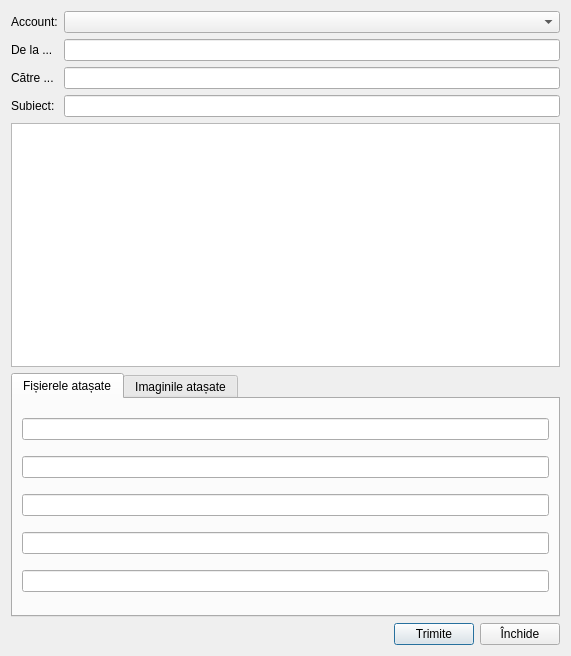
<?xml version="1.0" encoding="UTF-8"?>
<ui version="4.0">
 <class>AgentSendEmail</class>
 <widget class="QDialog" name="AgentSendEmail">
  <property name="geometry">
   <rect>
    <x>0</x>
    <y>0</y>
    <width>571</width>
    <height>656</height>
   </rect>
  </property>
  <property name="windowTitle">
   <string>Dialog</string>
  </property>
  <property name="windowIcon">
   <iconset resource="../../resources/resource.qrc">
    <normaloff>:/img/toolBar/email.png</normaloff>:/img/toolBar/email.png</iconset>
  </property>
  <layout class="QGridLayout" name="gridLayout">
   <item row="2" column="1">
    <widget class="QLineEdit" name="txt_to"/>
   </item>
   <item row="1" column="0">
    <widget class="QLabel" name="label">
     <property name="text">
      <string>De la ...</string>
     </property>
    </widget>
   </item>
   <item row="3" column="0">
    <widget class="QLabel" name="label_3">
     <property name="text">
      <string>Subiect:</string>
     </property>
    </widget>
   </item>
   <item row="5" column="0" colspan="2">
    <widget class="QTabWidget" name="tabWidget">
     <property name="currentIndex">
      <number>0</number>
     </property>
     <widget class="QWidget" name="tabFilesAttached">
      <attribute name="icon">
       <iconset resource="../../resources/resource.qrc">
        <normaloff>:/img/documents/orderEcho.png</normaloff>:/img/documents/orderEcho.png</iconset>
      </attribute>
      <attribute name="title">
       <string>Fișierele atașate</string>
      </attribute>
      <layout class="QGridLayout" name="gridLayout_3">
       <item row="0" column="0">
        <widget class="LineEditOpen" name="attached_file1"/>
       </item>
       <item row="1" column="0">
        <widget class="LineEditOpen" name="attached_file2"/>
       </item>
       <item row="2" column="0">
        <widget class="LineEditOpen" name="attached_file3"/>
       </item>
       <item row="3" column="0">
        <widget class="LineEditOpen" name="attached_file4"/>
       </item>
       <item row="4" column="0">
        <widget class="LineEditOpen" name="attached_file5"/>
       </item>
      </layout>
     </widget>
     <widget class="QWidget" name="tabImgAttached">
      <attribute name="icon">
       <iconset resource="../../resources/resource.qrc">
        <normaloff>:/img/common/image.png</normaloff>:/img/common/image.png</iconset>
      </attribute>
      <attribute name="title">
       <string>Imaginile atașate</string>
      </attribute>
      <layout class="QGridLayout" name="gridLayout_2">
       <item row="0" column="0">
        <widget class="LineEditOpen" name="attached_img1"/>
       </item>
       <item row="1" column="0">
        <widget class="LineEditOpen" name="attached_img2"/>
       </item>
       <item row="2" column="0">
        <widget class="LineEditOpen" name="attached_img3"/>
       </item>
       <item row="3" column="0">
        <widget class="LineEditOpen" name="attached_img4"/>
       </item>
       <item row="4" column="0">
        <widget class="LineEditOpen" name="attached_img5"/>
       </item>
      </layout>
     </widget>
    </widget>
   </item>
   <item row="4" column="0" colspan="2">
    <widget class="QTextEdit" name="txt_body"/>
   </item>
   <item row="3" column="1">
    <widget class="QLineEdit" name="txt_subiect"/>
   </item>
   <item row="2" column="0">
    <widget class="QLabel" name="label_2">
     <property name="text">
      <string>Către ...</string>
     </property>
    </widget>
   </item>
   <item row="6" column="0" colspan="2">
    <layout class="QHBoxLayout" name="horizontalLayout">
     <item>
      <spacer name="horizontalSpacer">
       <property name="orientation">
        <enum>Qt::Orientation::Horizontal</enum>
       </property>
       <property name="sizeHint" stdset="0">
        <size>
         <width>40</width>
         <height>20</height>
        </size>
       </property>
      </spacer>
     </item>
     <item>
      <widget class="QPushButton" name="btnSend">
       <property name="text">
        <string>Trimite</string>
       </property>
       <property name="icon">
        <iconset resource="../../resources/resource.qrc">
         <normaloff>:/img/toolBar/email.png</normaloff>:/img/toolBar/email.png</iconset>
       </property>
      </widget>
     </item>
     <item>
      <widget class="QPushButton" name="btnClose">
       <property name="text">
        <string>Închide</string>
       </property>
       <property name="icon">
        <iconset resource="../../resources/resource.qrc">
         <normaloff>:/img/btns/close.png</normaloff>:/img/btns/close.png</iconset>
       </property>
      </widget>
     </item>
    </layout>
   </item>
   <item row="1" column="1">
    <widget class="QLineEdit" name="txt_from"/>
   </item>
   <item row="0" column="1">
    <widget class="QComboBox" name="comboAccount"/>
   </item>
   <item row="0" column="0">
    <widget class="QLabel" name="label_4">
     <property name="text">
      <string>Account:</string>
     </property>
    </widget>
   </item>
  </layout>
 </widget>
 <customwidgets>
  <customwidget>
   <class>LineEditOpen</class>
   <extends>QLineEdit</extends>
   <header>customs/lineeditopen.h</header>
  </customwidget>
 </customwidgets>
 <tabstops>
  <tabstop>txt_from</tabstop>
  <tabstop>txt_to</tabstop>
  <tabstop>txt_subiect</tabstop>
  <tabstop>txt_body</tabstop>
  <tabstop>tabWidget</tabstop>
  <tabstop>attached_file1</tabstop>
  <tabstop>attached_file2</tabstop>
  <tabstop>attached_file3</tabstop>
  <tabstop>attached_file4</tabstop>
  <tabstop>attached_file5</tabstop>
  <tabstop>btnSend</tabstop>
  <tabstop>btnClose</tabstop>
  <tabstop>attached_img1</tabstop>
  <tabstop>attached_img2</tabstop>
  <tabstop>attached_img3</tabstop>
  <tabstop>attached_img4</tabstop>
  <tabstop>attached_img5</tabstop>
 </tabstops>
 <resources>
  <include location="../../resources/resource.qrc"/>
 </resources>
 <connections/>
</ui>
